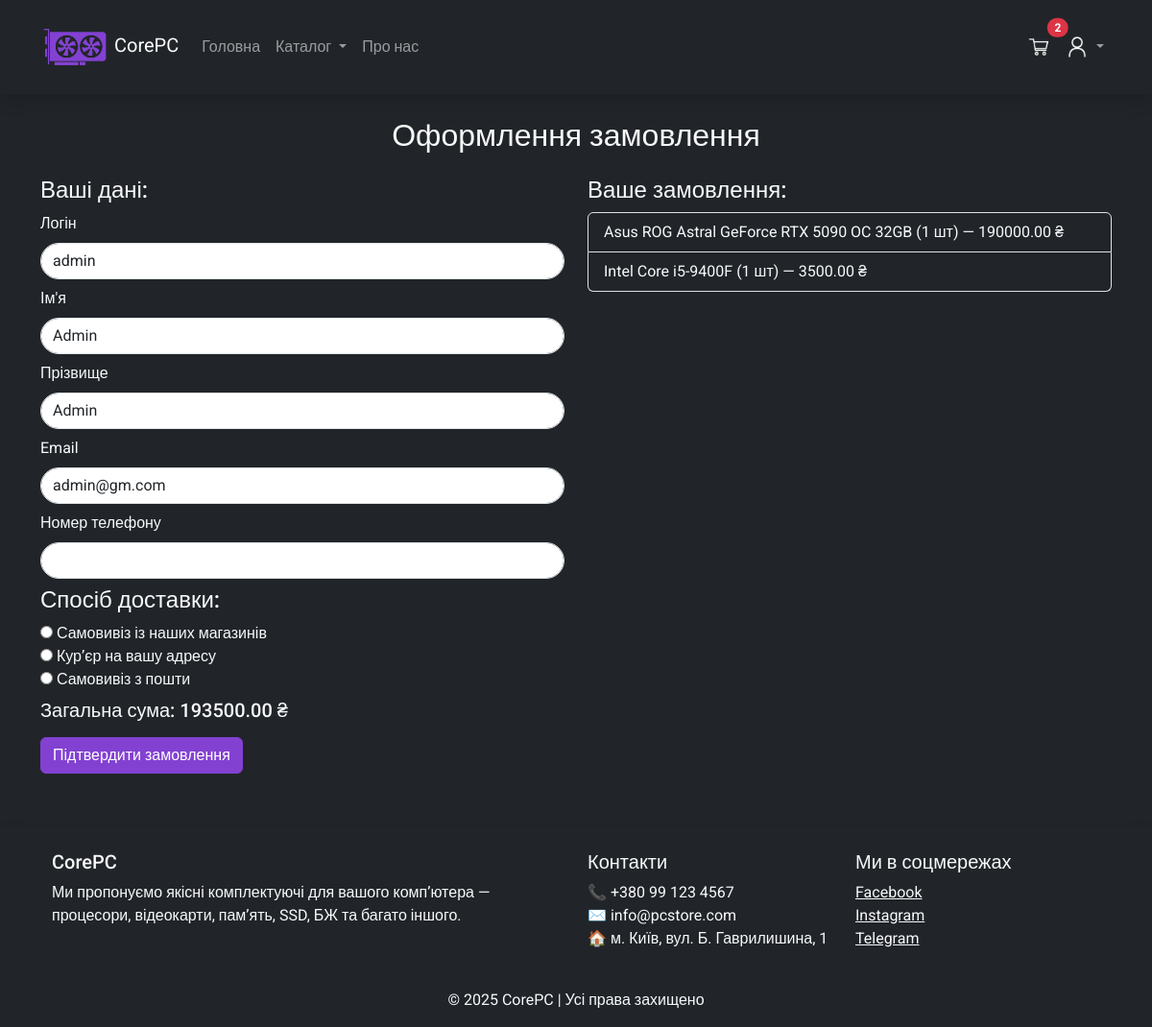
/order/checkout/ (signed in), run on an earlier commit of the app's database.
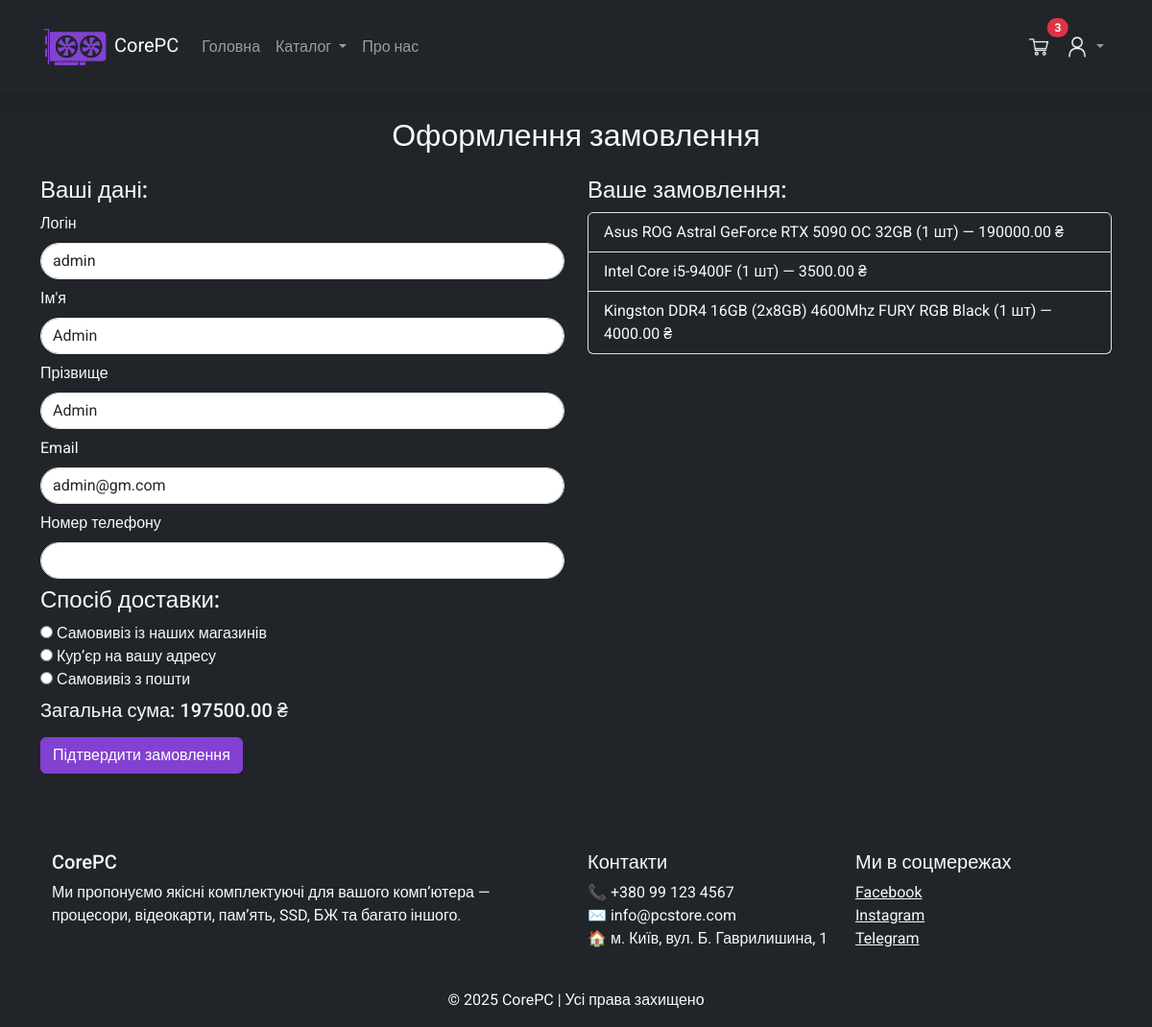
And on a later commit of the database.
### cart/models.py (models this page shows)
class CartItem(models.Model):
    user = models.ForeignKey(User, on_delete=models.CASCADE)
    product = models.ForeignKey('components.Product', on_delete=models.CASCADE)
    quantity = models.PositiveIntegerField(default=1)
    class Meta:
        unique_together = ('user', 'product')

### components/models.py (models this page shows)
class Product(models.Model):
    name = models.CharField(max_length=255)
    display_name = models.CharField(max_length=255)
    price = models.DecimalField(max_digits=20, decimal_places=2)
    quantity = models.IntegerField()
    image = models.CharField(max_length=255)
    def __str__(self):
        return self.display_name

### order/views.py (the view)
# urls.py: path('checkout/', views.checkout_view, name='checkout'),
@login_required
def checkout_view(request):
    user = request.user
    cart_items = CartItem.objects.filter(user=user)
    total_price = sum(item.product.price * item.quantity for item in cart_items)
    if cart_items.count() == 0:
        messages.error(request, "Додайте хочаб один товар, щоб створити замволення.")
        return redirect(request.META.get('HTTP_REFERER', '/'))
    if request.method == 'POST':
        form = OrderForm(request.POST)
        if form.is_valid():
            order = form.save(commit=False)
            if order.delivery_type != 'post_office':
                order.post_company = '---------'
            order.user = user
            order.first_name = request.POST['first_name']
            order.last_name = request.POST['last_name']
            order.email = request.POST['email']
            order.phone_number = request.POST['phone_number']
            order.total_price = total_price
            order.save()
            for item in cart_items:
                OrderItem.objects.create(
                    order=order,
                    product=item.product,
                    quantity=item.quantity
                )
            cart_items.delete()
            return redirect('order_success')
    else:
        form = OrderForm()
    context = {
        'user': user,
        'cart_items': cart_items,
        'form': form,
        'total_price': total_price,
    }
    return render(request, 'order/checkout.html', context)

### order/forms.py
class OrderForm(forms.ModelForm):
    class Meta:
        model = Order
        fields = ['delivery_type', 'post_company']
        widgets = {
            'delivery_type': forms.RadioSelect(),
            'post_company': forms.Select()
        }
    def __init__(self, *args, **kwargs):
        super().__init__(*args, **kwargs)
        if self.fields['delivery_type'].choices[0][0] == '':
            self.fields['delivery_type'].choices = self.fields['delivery_type'].choices[1:]
        if self.fields['post_company'].choices[0][0] == '':
            self.fields['post_company'].choices = self.fields['post_company'].choices[1:]
        self.fields['delivery_type'].label = "Спосіб доставки"
        self.fields['post_company'].label = "Компанія доставки (для пошти)"

### cart/context_processors.py (called while the page is built)
def cart_item_count(request):
    count = 0
    if request.user.is_authenticated:
        count = CartItem.objects.filter(user=request.user).count()
    else:
        cart = request.session.get('cart', {})
        count = sum(cart.values())
    return {'cart_item_count': count}

### templates/order/checkout.html (shortened to what this page needs)
{% load static %}
<!DOCTYPE html>
<html lang="uk">
<head>
    <link rel="stylesheet" href="{% static 'css/main.css' %}">
    <link rel="stylesheet" href="{% static 'css/font.css' %}">
</head>
<body class="d-flex flex-column min-vh-100 bg-dark text-light">
{% include 'header.html' %}
<div class="container my-4">
    <h2 class="text-light text-center mb-4">Оформлення замовлення</h2>
    <div class="row">
        <div class="col-md-6 mb-4 order-2 order-md-1">
            <form method="post">
              <h4 class="text-light">Ваші дані:</h4>
              <label for="first_name" class="form-label">Логін</label>
              <input type="text" name="login" class="form-control rounded-pill focus-ring focus-ring-mainpurple mb-2" readonly value="{{ user.username }}">
              <label for="first_name" class="form-label">Ім'я</label>
              <input type="text" name="first_name" class="form-control rounded-pill focus-ring focus-ring-mainpurple mb-2" required value="{{ user.first_name }}">
              <label for="last_name" class="form-label">Прізвище</label>
              <input type="text" name="last_name" class="form-control rounded-pill focus-ring focus-ring-mainpurple mb-2" required value="{{ user.last_name }}">
              <label for="email" class="form-label">Email</label>
              <input type="email" name="email" class="form-control rounded-pill focus-ring focus-ring-mainpurple mb-2" required value="{{ user.email }}">
              <label for="phone_number" class="form-label">Номер телефону</label>
              <input type="text" name="phone_number" class="form-control rounded-pill focus-ring focus-ring-mainpurple mb-2" required>
              <h4>{{ form.delivery_type.label }}:</h4>
              {{ form.delivery_type }}
              <h5 class="mt-2">Загальна сума: {{ total_price }} ₴</h5>
              <button type="submit" class="btn btn-mainpurple my-2">Підтвердити замовлення</button>
          </form>
        </div>
        <div class="col-md-6 mb-4 order-1 order-md-2">
            <h4 class="text-light">Ваше замовлення:</h4>
            <ul class="list-group bg-dark text-light">
                {% for item in cart_items %}
                <li class="list-group-item bg-dark text-light">
                    {{ item.product }} ({{ item.quantity }} шт) — {{ item.product.price }} ₴
                </li>
                {% endfor %}
            </ul>
        </div>
    </div>
</div>
{% include 'footer.html' %}
</body>
</html>

What changed in the data, as far as the page shows it:
added CartItem: product "Kingston DDR4 16GB (2x8GB) 4600Mhz FURY RGB Black", quantity "1", product.price "4000.00"
Also different on the page:
{{ cart_item_count }}: "2" → "3"
{{ total_price }}: "193500.00" → "197500.00"
